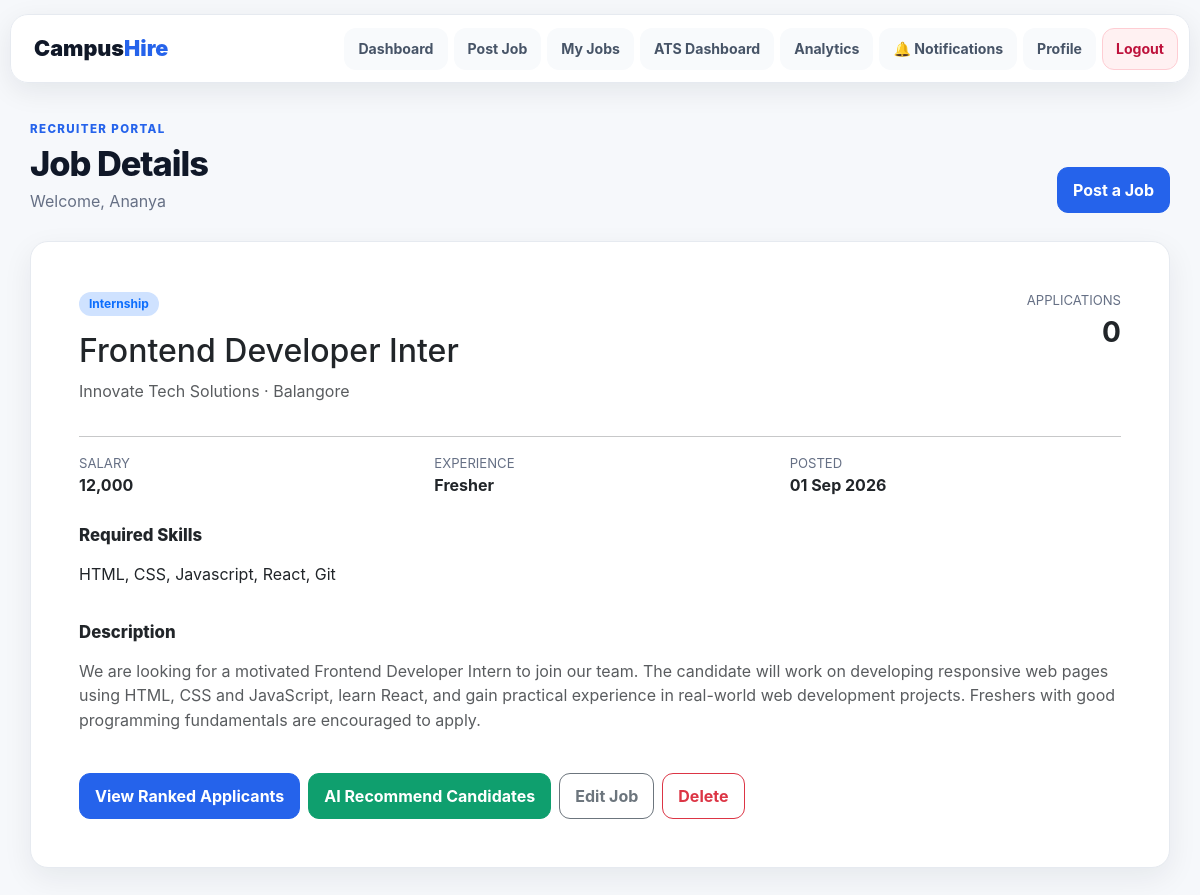
/recruiter/job/2/ (signed in), run on the app's committed database.
### recruiter/models.py (models this page shows, shortened)
class Job(models.Model):
    JOB_TYPES = [
        ("Full-Time", "Full-Time"),
        ("Part-Time", "Part-Time"),
        ("Internship", "Internship"),
        ("Remote", "Remote"),
    ]
    recruiter = models.ForeignKey(
        settings.AUTH_USER_MODEL,
        on_delete=models.CASCADE,
        related_name="posted_jobs",
        null=True,
        blank=True,
    )
    title = models.CharField(max_length=200)
    company = models.CharField(max_length=200)
    location = models.CharField(max_length=100)
    salary = models.CharField(max_length=50)
    job_type = models.CharField(max_length=20, choices=JOB_TYPES)
    experience = models.CharField(max_length=50)
    skills = models.TextField()
    description = models.TextField()
    posted_date = models.DateTimeField(auto_now_add=True)

### recruiter/views.py (the view)
# urls.py: path("job/<int:job_id>/", views.job_details, name="job_details"),
@recruiter_only
def job_details(request, job_id):
    job = get_object_or_404(Job, id=job_id, recruiter=request.user)
    applicant_count = JobApplication.objects.filter(job=job).count()
    return render(request, "recruiter/job_details.html", {"job": job, "applicant_count": applicant_count})

### recruiter/views.py (called while the page is built)
def recruiter_only(view_func):
    @wraps(view_func)
    @login_required(login_url="/recruiter/login/")
    def wrapper(request, *args, **kwargs):
        if request.user.is_staff or request.user.groups.filter(name="Recruiters").exists():
            return view_func(request, *args, **kwargs)
        return HttpResponseForbidden("Recruiter access required.")
    return wrapper

### recruiter/templates/recruiter/job_details.html (shortened to what this page needs)
{% extends 'recruiter/base.html' %}
{% block page_title %}Job Details{% endblock %}
{% block content %}
<div class="card p-4 p-lg-5"><div class="d-flex justify-content-between gap-3 flex-wrap"><div><span class="badge bg-primary-subtle text-primary">{{ job.job_type }}</span><h2 class="mt-3">{{ job.title }}</h2><p class="text-muted">{{ job.company }} · {{ job.location }}</p></div><div class="text-end"><div class="small-muted">APPLICATIONS</div><div class="fs-3 fw-bold">{{ applicant_count }}</div></div></div><hr><div class="row g-4"><div class="col-md-4"><div class="small-muted">SALARY</div><strong>{{ job.salary }}</strong></div><div class="col-md-4"><div class="small-muted">EXPERIENCE</div><strong>{{ job.experience }}</strong></div><div class="col-md-4"><div class="small-muted">POSTED</div><strong>{{ job.posted_date|date:"d M Y" }}</strong></div></div><div class="mt-4"><div class="section-title">Required Skills</div><p>{{ job.skills }}</p></div><div class="mt-3"><div class="section-title">Description</div><p class="text-muted" style="white-space:pre-line">{{ job.description }}</p></div><div class="mt-4 d-flex flex-wrap gap-2"><a class="btn btn-primary" href="{% url 'priority_ranking' %}?job={{ job.id }}">View Ranked Applicants</a><a class="btn btn-success" href="{% url 'ai_candidate_recommendations' job.id %}">AI Recommend Candidates</a><a class="btn btn-outline-secondary" href="{% url 'edit_job' job.id %}">Edit Job</a><a class="btn btn-outline-danger" href="{% url 'delete_job' job.id %}">Delete</a></div></div>
{% endblock %}

### recruiter/templates/recruiter/base.html (shortened to what this page needs)
{% load static %}
<!DOCTYPE html>
<html lang="en">
<head>
    <link href="https://cdn.jsdelivr.net/npm/bootstrap@5.3.3/dist/css/bootstrap.min.css" rel="stylesheet">
    <link rel="stylesheet" href="{% static 'style.css' %}">
</head>
<body>
<nav class="portal-nav">
    <a class="brand" href="{% url 'dashboard' %}">Campus<span>Hire</span></a>
    <div class="nav-pills">
        <a href="{% url 'dashboard' %}">Dashboard</a>
        <a href="{% url 'post_job' %}">Post Job</a>
        <a href="{% url 'view_jobs' %}">My Jobs</a>
        <a href="{% url 'priority_ranking' %}">ATS Dashboard</a>
        <a href="{% url 'recruiter_analytics' %}">Analytics</a>
        <a href="{% url 'recruiter_notifications' %}" aria-label="Recruiter notifications">🔔 Notifications</a>
        <a href="{% url 'profile' %}">Profile</a>
        <a class="nav-logout" href="{% url 'recruiter_logout' %}">Logout</a>
    </div>
</nav>
<main class="portal-main">
    <div class="page-heading">
        <div><div class="eyebrow">RECRUITER PORTAL</div><h1>{% block page_title %}Dashboard{% endblock %}</h1><p>Welcome, {{ request.user.first_name|default:request.user.username }}</p></div>
        <a class="btn btn-primary" href="{% url 'post_job' %}">Post a Job</a>
    </div>
    {% block content %}{% endblock %}
</main>
</body>
</html>

### static/style.css (style rules this page uses)
:root { --ink:#101828;--muted:#667085;--line:#e4e7ec;--page:#f6f8fb;--panel:#fff;--primary:#2563eb;--primary-dark:#1d4ed8;--green:#0f9f6e;--red:#dc3545;--amber:#d97706;--shadow:0 10px 30px rgba(16,24,40,.07) }
* { box-sizing:border-box }
body { margin:0;background:var(--page);color:var(--ink);font-family:Inter,-apple-system,BlinkMacSystemFont,"Segoe UI",sans-serif;line-height:1.55 }
.portal-nav { position:sticky;top:14px;z-index:50;max-width:1180px;margin:14px auto 0;padding:10px 12px;display:flex;align-items:center;justify-content:space-between;gap:18px;background:rgba(255,255,255,.94);border:1px solid var(--line);border-radius:18px;box-shadow:0 8px 28px rgba(16,24,40,.08);backdrop-filter:blur(12px) }
.brand { font-weight:900;font-size:1.35rem;text-decoration:none;color:var(--ink);padding:8px 12px }
.brand span { color:var(--primary) }
.nav-pills { display:flex;align-items:center;gap:6px;flex-wrap:wrap }
.nav-pills a { color:#475467;text-decoration:none;font-size:.88rem;font-weight:650;padding:9px 13px;border-radius:12px;transition:.2s }
.nav-pills .nav-logout { background:#fff1f2;color:#be123c }
.portal-main { max-width:1180px;margin:0 auto;padding:38px 20px 60px }
.page-heading { display:flex;justify-content:space-between;align-items:end;gap:20px;margin-bottom:28px }
.page-heading h1 { font-size:2.15rem;margin:4px 0 4px;font-weight:850;letter-spacing:-.03em }
.page-heading p { margin:0;color:var(--muted) }
.eyebrow { font-size:.72rem;font-weight:800;letter-spacing:.12em;color:var(--primary) }
.card,.portal-card { background:var(--panel);border:1px solid var(--line);border-radius:18px;box-shadow:var(--shadow) }
.btn { border-radius:11px;padding:10px 15px;font-weight:700 }
.btn-primary { background:var(--primary);border-color:var(--primary) }
.btn-success { background:var(--green);border-color:var(--green) }
.badge { border-radius:999px;padding:6px 10px;font-weight:700 }
.section-title { font-size:1.05rem;font-weight:850;margin-bottom:14px }
.small-muted { font-size:.82rem;color:var(--muted) }
:root { --ink:#101828;--muted:#667085;--line:#e6eaf0;--primary:#2563eb;--primary-dark:#1d4ed8;--soft:#f5f8ff;--violet:#6d5dfc }
html { scroll-behavior:smooth }
.portal-nav { padding:9px 11px }
.nav-pills a { border:1px solid transparent;background:#f8fafc }
.nav-pills .nav-logout { border-color:#fecdd3 }
.card { overflow:hidden }

### data on the page
Job: job_type "Internship", title "Frontend Developer Inter", company "Innovate Tech Solutions", location "Balangore", salary "12,000", experience "Fresher", posted_date "01 Sep 2026", skills "HTML, CSS, Javascript, React, Git", description "We are looking for a motivated Frontend Developer Intern to join our team. The candidate will work on developing responsive web pages using HTML, CSS and JavaScript, learn React, and gain practical experience in real-world web development projects. Freshers with good programming fundamentals are encouraged to apply."

### other printed values
{{ request.user.first_name|default:request.user.username }} "Ananya"
{{ applicant_count }} "0"
